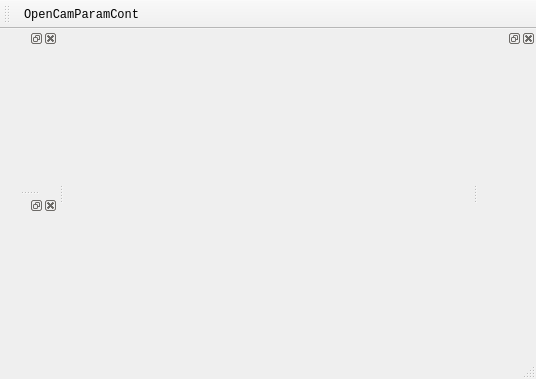
<?xml version="1.0" encoding="UTF-8"?>
<ui version="4.0">
 <class>MainWindow</class>
 <widget class="QMainWindow" name="MainWindow">
  <property name="geometry">
   <rect>
    <x>0</x>
    <y>0</y>
    <width>536</width>
    <height>379</height>
   </rect>
  </property>
  <property name="minimumSize">
   <size>
    <width>30</width>
    <height>30</height>
   </size>
  </property>
  <property name="font">
   <font>
    <family>Consolas</family>
   </font>
  </property>
  <property name="windowTitle">
   <string>MainWindow</string>
  </property>
  <widget class="QWidget" name="centralwidget">
   <layout class="QVBoxLayout" name="verticalLayout">
    <item>
     <widget class="QWidget" name="widget" native="true"/>
    </item>
   </layout>
  </widget>
  <widget class="QMenuBar" name="menubar">
   <property name="geometry">
    <rect>
     <x>0</x>
     <y>0</y>
     <width>536</width>
     <height>26</height>
    </rect>
   </property>
  </widget>
  <widget class="QStatusBar" name="statusbar">
   <property name="font">
    <font>
     <family>Consolas</family>
    </font>
   </property>
  </widget>
  <widget class="QToolBar" name="toolBar">
   <property name="windowTitle">
    <string>toolBar</string>
   </property>
   <attribute name="toolBarArea">
    <enum>TopToolBarArea</enum>
   </attribute>
   <attribute name="toolBarBreak">
    <bool>false</bool>
   </attribute>
   <addaction name="actOpenCamParamCont"/>
  </widget>
  <widget class="QDockWidget" name="dwControlPanel">
   <attribute name="dockWidgetArea">
    <number>2</number>
   </attribute>
   <widget class="QWidget" name="dockWidgetContents"/>
  </widget>
  <widget class="QDockWidget" name="dwImgRGB">
   <attribute name="dockWidgetArea">
    <number>1</number>
   </attribute>
   <widget class="QWidget" name="dockWidgetContents_2"/>
  </widget>
  <widget class="QDockWidget" name="dwImgAlignedRGB">
   <attribute name="dockWidgetArea">
    <number>1</number>
   </attribute>
   <widget class="QWidget" name="dockWidgetContents_3"/>
  </widget>
  <action name="actOpenCamParamCont">
   <property name="text">
    <string>OpenCamParamCont</string>
   </property>
  </action>
 </widget>
 <resources/>
 <connections/>
</ui>
